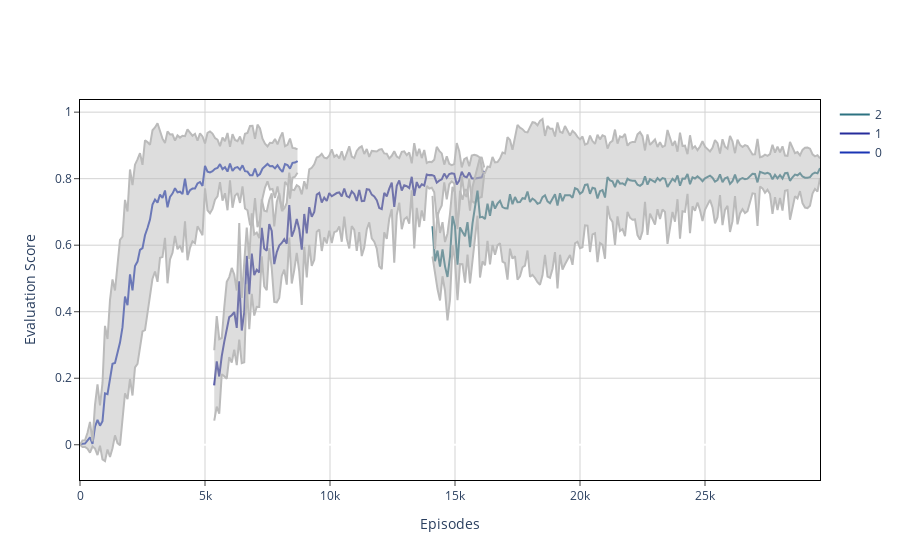

Here is the notebook cell this chart was saved with:
### Markdown cell above
### Plot agent evaluation vs episodes time domain

### Code cell
visualizations.plot_trajectories(stats_all_0_6, time_domain='episodes',
                                 show=True, show_std=True)
